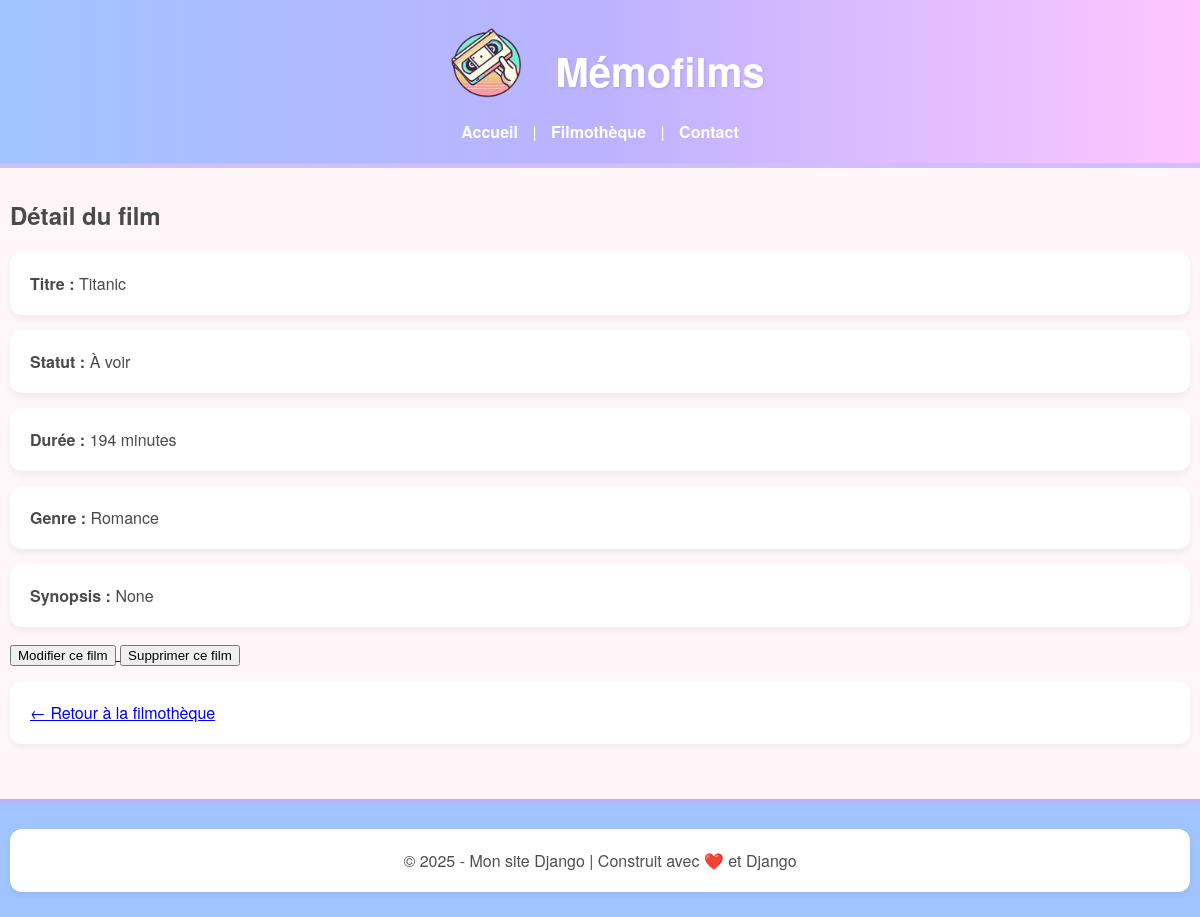
The app's page /filmotheque/3/ with its own data.
### listings/models.py (models this page shows, shortened)
class Film(models.Model): # .Model => classe de base des modèles
    STATUT_CHOICES = [
        ('VU', 'Vu'),
        ('AVOIR', 'À voir'),
    ]
    statut = models.CharField(
        max_length=6,
        choices=STATUT_CHOICES,
        default='AVOIR'
    )
    name = models.CharField(max_length=100)
    date_sortie = models.IntegerField(
        null=True,
        blank=True,
        validators=[
            MinValueValidator(1800),
            MaxValueValidator(current_year + 1)
            ]
    )
    duree = models.IntegerField(null=True, blank=True)
    genre = models.CharField(max_length=20)
    synopsis = models.URLField(null=True, blank=True)
    class Meta:
        unique_together = ('name', 'date_sortie')  # pour éviter les doublons exacts

### listings/views.py (the view)
# urls.py: path('filmotheque/<int:film_id>/', views.film_detail, name='film_detail'),
def film_detail(request, film_id):
    film = Film.objects.get(id=film_id)
    return render(request,
                  'listings/film_detail.html',
                  {'film': film})

### listings/templates/listings/film_detail.html (shortened to what this page needs)
<!DOCTYPE html>
{% extends 'listings/base.html' %}
{% block content %}
<h2>Détail du film</h2>
<p><strong>Titre :</strong> {{ film.name }}</p>
<p><strong>Statut :</strong> {{ film.get_statut_display }}</p>
<p><strong>Durée :</strong> {{ film.duree }} minutes</p>
<p><strong>Genre :</strong> {{ film.genre }}</p>
<p><strong>Synopsis :</strong> {{ film.synopsis }}</p>
<a href="{% url 'modifier_film' film.id %}">
    <button type="button">Modifier ce film</button>
</a>
<form action="{% url 'supprimer_film' film.id %}" method="post" style="display:inline;">
    <button type="submit" onclick="return confirm('Supprimer ce film ?');">Supprimer ce film</button>
</form>
<p><a href="{% url 'filmotheque' %}">← Retour à la filmothèque</a></p>
{% endblock %}

### listings/static/listings/styles.css (style rules this page uses)
body { font-family: 'Helvetica Neue', Arial, sans-serif; margin: 0; padding: 0; background-color: #fef6f9; color: #4a4a4a; }
p { background-color: white; margin: 15px 0; padding: 20px; border-radius: 12px; box-shadow: 0 4px 6px rgba(0,0,0,0.05); transition: transform 0.2s ease; }

### records on screen
Film: name "Titanic", statut "À voir", duree "194", genre "Romance", synopsis "None"
